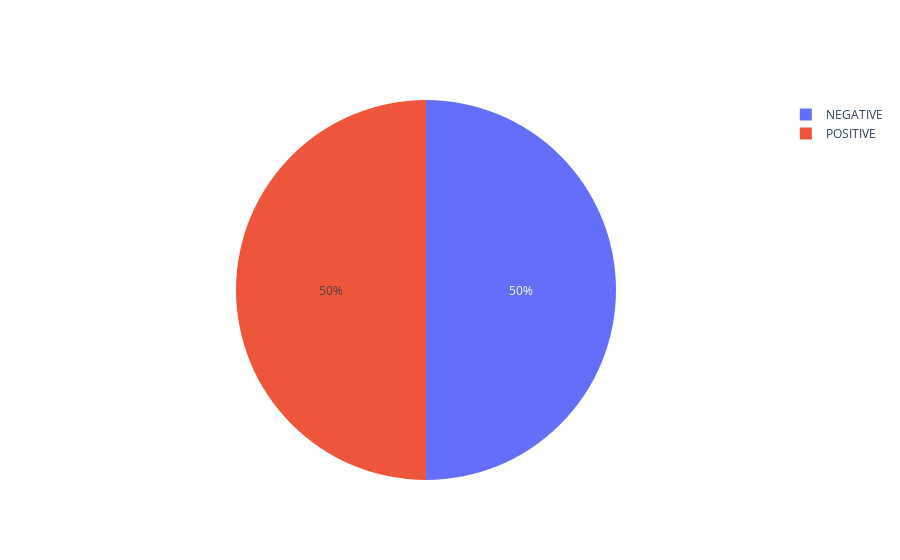

Notebook code for this chart:
### Code cell
fig = go.Figure(data=[go.Pie(labels=df_pie.index, values=df_pie.values)])

fig.show()

### Figure 1 — Plotly figure (JSON) as saved in the notebook; plotly's stock layout.template omitted (floating-point values rounded to 4 significant figures)
{"data": [{"labels": ["NEGATIVE", "POSITIVE"], "type": "pie", "values": [5, 5]}], "layout": {}}
